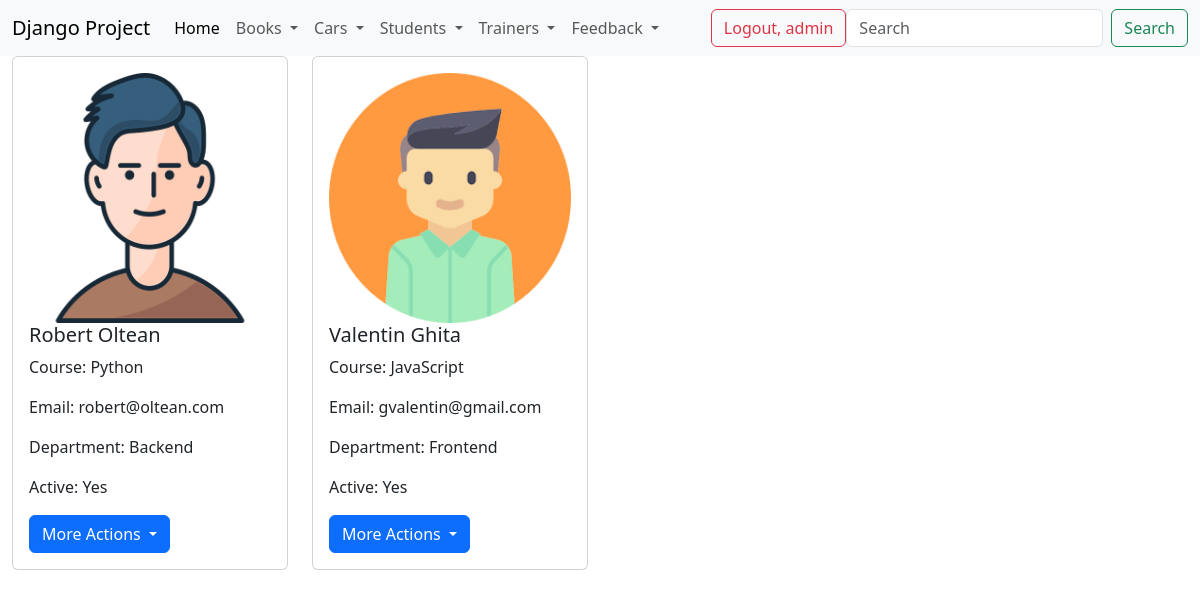
/list_of_trainers/ (signed in), run on the app's committed database.
### trainer/models.py (models this page shows, shortened)
class Trainer(models.Model):
    department_options = (
        ('backend', 'Backend'),
        ('frontend', 'Frontend'),
        ('network', 'Network')
    )
    first_name = models.CharField(max_length=20)
    last_name = models.CharField(max_length=20)
    course = models.CharField(max_length=40)
    email = models.EmailField(max_length=40)
    department = models.CharField(choices=department_options, max_length=8)
    active = models.BooleanField(default=True)
    profile = models.ImageField(upload_to='profiles/', null=True, blank=True)
    created_at = models.DateTimeField(auto_now_add=True)
    updated_at = models.DateTimeField(auto_now=True)

### trainer/views.py (the view)
# urls.py: path('list_of_trainers/', views.TrainerListView.as_view(), name='list-of-trainers'),
class TrainerListView(LoginRequiredMixin, ListView):
    template_name = 'trainer/list_of_trainers.html'
    model = Trainer
    context_object_name = 'all_trainers'

### templates/trainer/list_of_trainers.html (shortened to what this page needs)
{% extends 'base.html' %}
{% load static %}
{% block content %}
    <div class="container-fluid">
        <div class="row">
            {% for trainer in all_trainers %}
                <div class="col-md-3">
                    <div class="card">
                        <div class=" card-body">
                            {% if trainer.profile %}
                                <img src="{{ trainer.profile.url }}" class="card-img-top" alt="profile" height="250">
                            {% else %}
                                <img src="{% static 'images/default_trainer_img.png' %}" class="card-img-top"
                                     alt="default-img"
                                     height="250">
                            {% endif %}
                            <h5 class="card-title">{{ trainer.first_name }} {{ trainer.last_name }}</h5>
                            <p class="card-text">Course: {{ trainer.course }}</p>
                            <p class="card-text">Email: {{ trainer.email }}</p>
                            <p class="card-text">Department: {{ trainer.get_department_display }}</p>
                            <p class="card-text">Active: {% if trainer.active %}Yes{% else %}No{% endif %}</p>
                            <div class="dropdown">
                                <button class="btn btn-primary dropdown-toggle" type="button"
                                        data-bs-toggle="dropdown" aria-expanded="false">
                                    More Actions
                                </button>
                            </div>
                        </div>
                    </div>
                </div>
            {% endfor %}
        </div>
    </div>
{% endblock %}

### templates/navbar.html (shortened to what this page needs)
<nav class="navbar navbar-expand-lg bg-body-tertiary">
    <div class="container-fluid">
        <a class="navbar-brand" href="#">Django Project</a>
        <div class="collapse navbar-collapse" id="navbarSupportedContent">
            <ul class="navbar-nav me-auto mb-2 mb-lg-0">
                <li class="nav-item">
                    <a class="nav-link active" aria-current="page" href="{% url 'home' %}">Home</a>
                </li>
                {% if user.is_authenticated %}
                    <li class="nav-item dropdown">
                        <a class="nav-link dropdown-toggle" href="#" role="button" data-bs-toggle="dropdown"
                           aria-expanded="false">
                            Books
                        </a>
                    </li>
                    <li class="nav-item dropdown">
                        <a class="nav-link dropdown-toggle" href="#" role="button" data-bs-toggle="dropdown"
                           aria-expanded="false">
                            Cars
                        </a>
                    </li>
                    <li class="nav-item dropdown">
                        <a class="nav-link dropdown-toggle" href="#" role="button" data-bs-toggle="dropdown"
                           aria-expanded="false">
                            Students
                        </a>
                    </li>
                    <li class="nav-item dropdown">
                        <a class="nav-link dropdown-toggle" href="#" role="button" data-bs-toggle="dropdown"
                           aria-expanded="false">
                            Trainers
                        </a>
                    </li>
                    <li class="nav-item dropdown">
                        <a class="nav-link dropdown-toggle" href="#" role="button" data-bs-toggle="dropdown"
                           aria-expanded="false">
                            Feedback
                        </a>
                    </li>
                {% endif %}
            </ul>
            {% if user.is_authenticated %}
                <div>
                    <a href="{% url 'logout' %}" class="btn btn-outline-danger">Logout, {{ user.username }}</a>
                </div>
            {% else %}
                <div>
                    <a href="{% url 'login' %}" class="btn btn-outline-success">Login</a>
                    <a href="{% url 'signup' %}" class="btn btn-outline-secondary">Sign Up</a>
                </div>
            {% endif %}
            <form class="d-flex" role="search">
                <input class="form-control me-2" type="search" placeholder="Search" aria-label="Search">
                <button class="btn btn-outline-success" type="submit">Search</button>
            </form>
        </div>
    </div>
</nav>

### data on the page
Trainer: first_name "Robert", last_name "Oltean", course "Python", email "robert@oltean.com", department "Backend", active "Yes"
Trainer: profile (picture), first_name "Valentin", last_name "Ghita", course "JavaScript", email "gvalentin@gmail.com", department "Frontend", active "Yes"

### other printed values
{{ user.username }} "admin"
